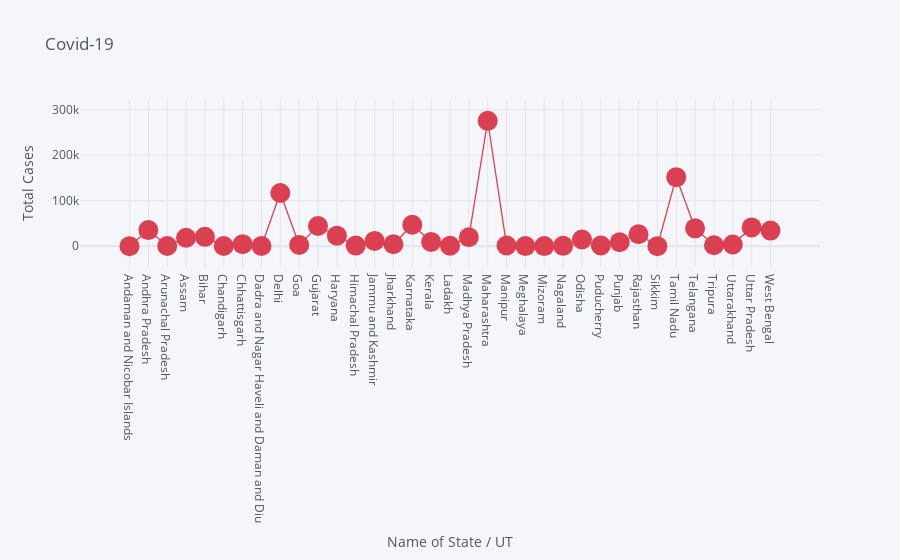

Notebook cell for this chart:
### Code cell
df.iplot(kind='scatter',x='Name of State / UT',y='Total Confirmed cases',mode='markers+lines',title='Covid-19',xTitle='Name of State / UT',yTitle='Total Cases',colors='red',size=20)

### Figure 1 — Plotly figure (JSON) as saved in the notebook; plotly's stock layout.template omitted (floating-point values rounded to 4 significant figures)
{"data": [{"line": {"color": "rgba(219, 64, 82, 1.0)", "dash": "solid", "shape": "linear", "width": 1.3}, "marker": {"size": 20, "symbol": "circle"}, "mode": "markers+lines", "name": "Total Confirmed cases", "text": "", "type": "scatter", "x": ["Andaman and Nicobar Islands", "Andhra Pradesh", "Arunachal Pradesh", "Assam", "Bihar", "Chandigarh", "Chhattisgarh", "Dadra and Nagar Haveli and Daman and Diu", "Delhi", "Goa", "Gujarat", "Haryana", "Himachal Pradesh", "Jammu and Kashmir", "Jharkhand", "Karnataka", "Kerala", "Ladakh", "Madhya Pradesh", "Maharashtra", "Manipur", "Meghalaya", "Mizoram", "Nagaland", "Odisha", "Puducherry", "Punjab", "Rajasthan", "Sikkim", "Tamil Nadu", "Telangana", "Tripura", "Uttarakhand", "Uttar Pradesh", "West Bengal"], "y": [176, 35451, 462, 18666, 20612, 625, 4539, 539, 116993, 2951, 44552, 23306, 1341, 11666, 4320, 47253, 9553, 1142, 19643, 275640, 1700, 346, 238, 902, 14898, 1596, 8799, 26437, 220, 151820, 39342, 2268, 3785, 41383, 34427]}], "layout": {"legend": {"bgcolor": "#F5F6F9", "font": {"color": "#4D5663"}}, "paper_bgcolor": "#F5F6F9", "plot_bgcolor": "#F5F6F9", "title": {"font": {"color": "#4D5663"}, "text": "Covid-19"}, "xaxis": {"gridcolor": "#E1E5ED", "showgrid": true, "tickfont": {"color": "#4D5663"}, "title": {"font": {"color": "#4D5663"}, "text": "Name of State / UT"}, "zerolinecolor": "#E1E5ED"}, "yaxis": {"gridcolor": "#E1E5ED", "showgrid": true, "tickfont": {"color": "#4D5663"}, "title": {"font": {"color": "#4D5663"}, "text": "Total Cases"}, "zerolinecolor": "#E1E5ED"}}}
